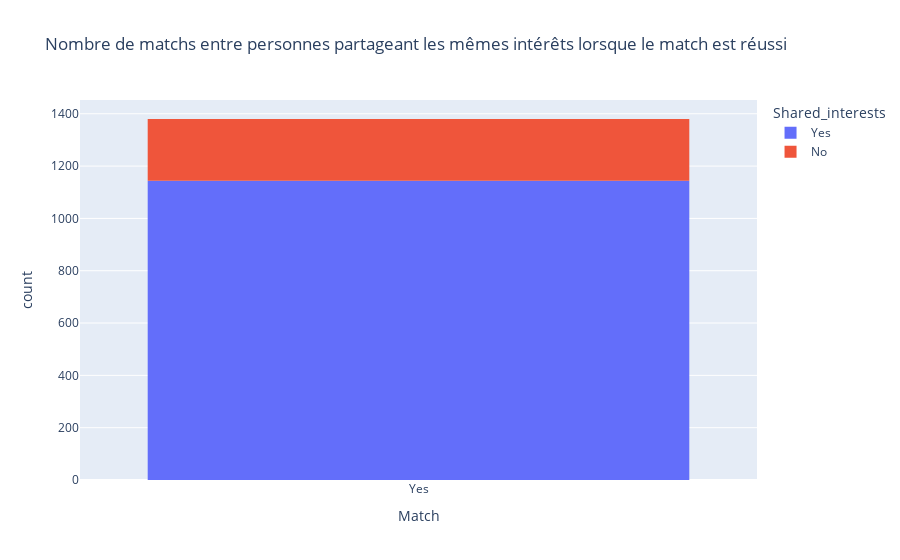

Write notebook code for a chart like this one.
### Code cell
df_match_yes['Shared_interests'] = df_match_yes['Shared_interests'].apply(lambda x:"Yes" if x >= 5 else "No")

# Création du graphique
fig = px.histogram(df_match_yes, x="match", color="Shared_interests", 
                   title='Nombre de matchs entre personnes partageant les mêmes intérêts lorsque le match est réussi',
                   labels={"match": "Match", "count": "Nombre de matchs"})

fig.show()

### Figure 1 — Plotly figure (JSON) as saved in the notebook; plotly's stock layout.template omitted (floating-point values rounded to 4 significant figures; data arrays with more than 128 entries replaced by an {"elided": "..."} marker saying what was removed)
{"data": [{"alignmentgroup": "True", "bingroup": "x", "hovertemplate": "Shared_interests=Yes<br>Match=%{x}<br>count=%{y}<extra></extra>", "legendgroup": "Yes", "marker": {"color": "#636efa", "pattern": {"shape": ""}}, "name": "Yes", "offsetgroup": "Yes", "orientation": "v", "showlegend": true, "type": "histogram", "x": {"elided": "1144 str values"}, "xaxis": "x", "yaxis": "y"}, {"alignmentgroup": "True", "bingroup": "x", "hovertemplate": "Shared_interests=No<br>Match=%{x}<br>count=%{y}<extra></extra>", "legendgroup": "No", "marker": {"color": "#EF553B", "pattern": {"shape": ""}}, "name": "No", "offsetgroup": "No", "orientation": "v", "showlegend": true, "type": "histogram", "x": {"elided": "236 str values"}, "xaxis": "x", "yaxis": "y"}], "layout": {"barmode": "relative", "legend": {"title": {"text": "Shared_interests"}, "tracegroupgap": 0}, "title": {"text": "Nombre de matchs entre personnes partageant les mêmes intérêts lorsque le match est réussi"}, "xaxis": {"anchor": "y", "domain": [0, 1], "title": {"text": "Match"}}, "yaxis": {"anchor": "x", "domain": [0, 1], "title": {"text": "count"}}}}
